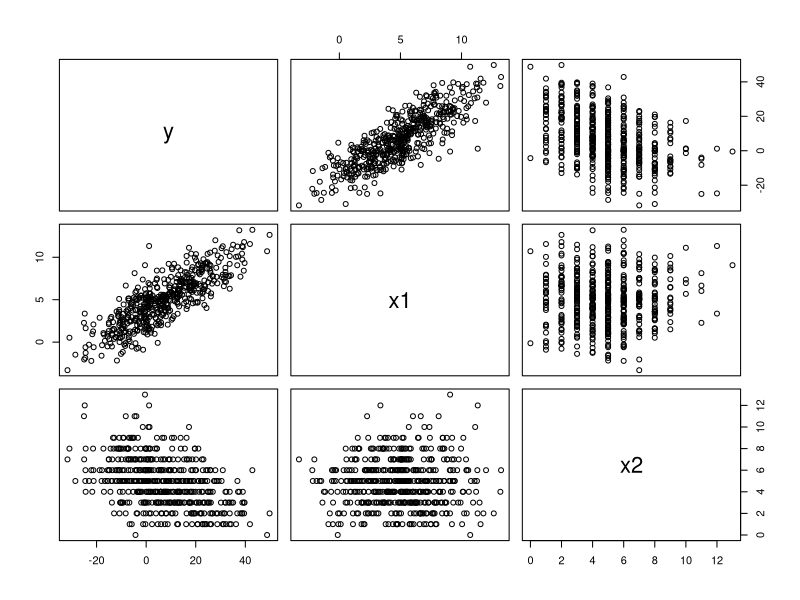
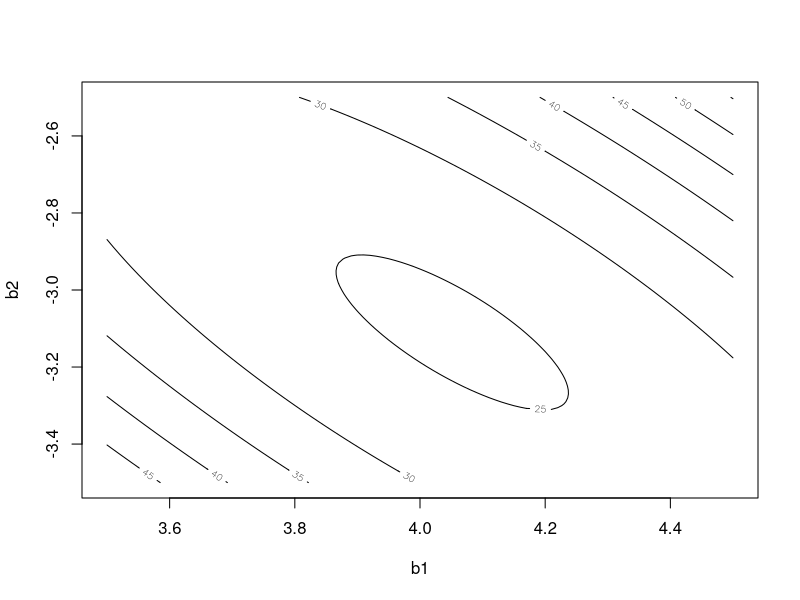
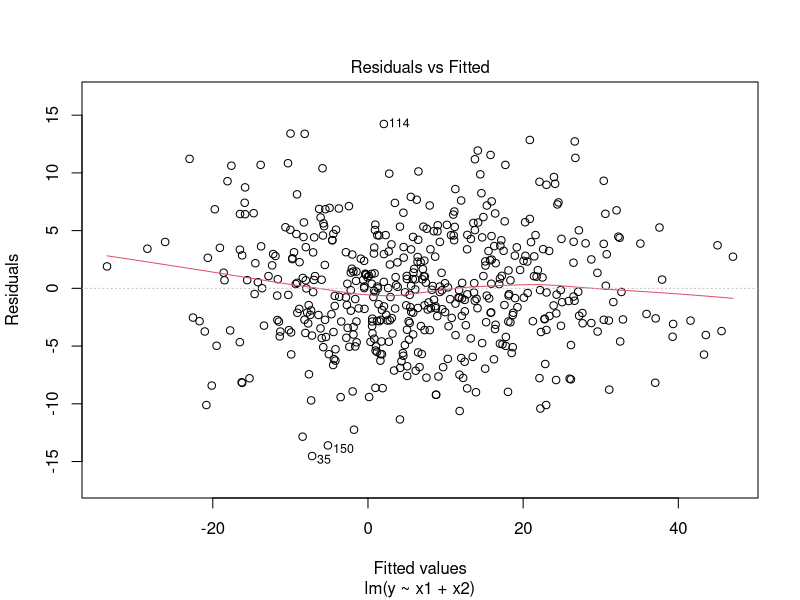
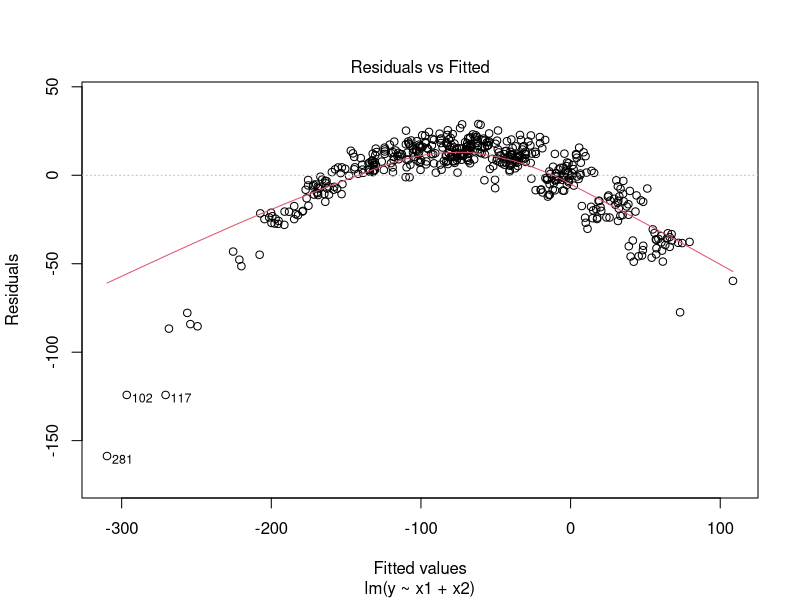
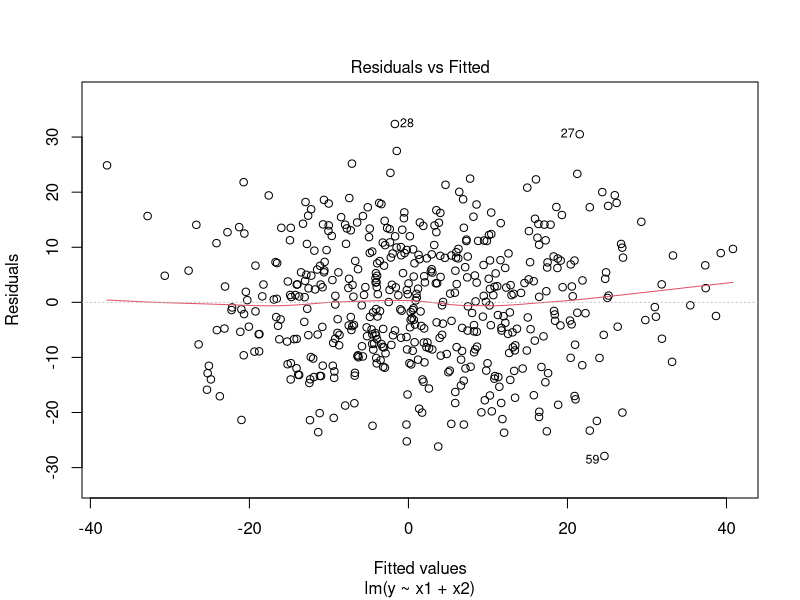
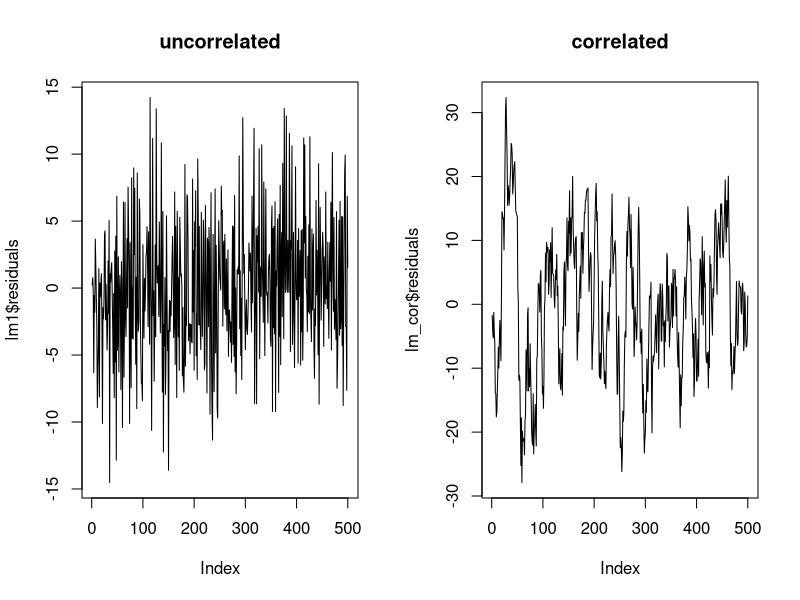
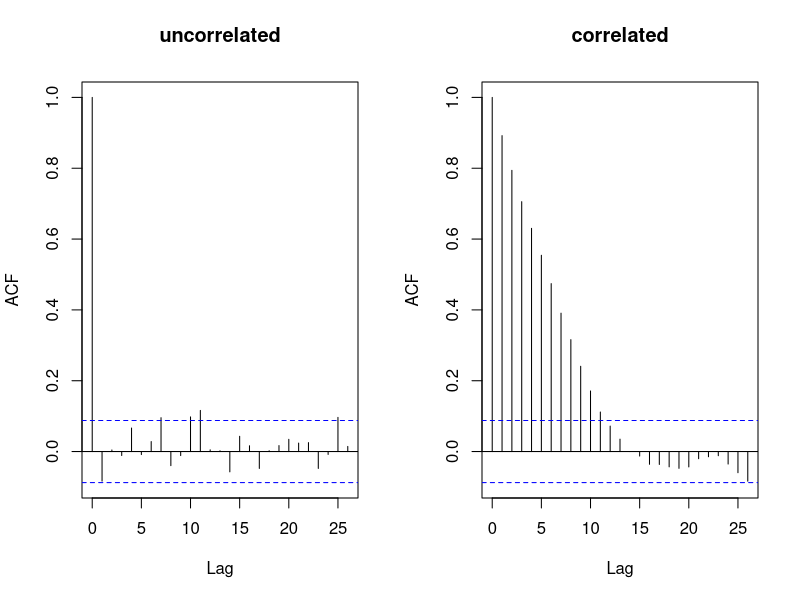
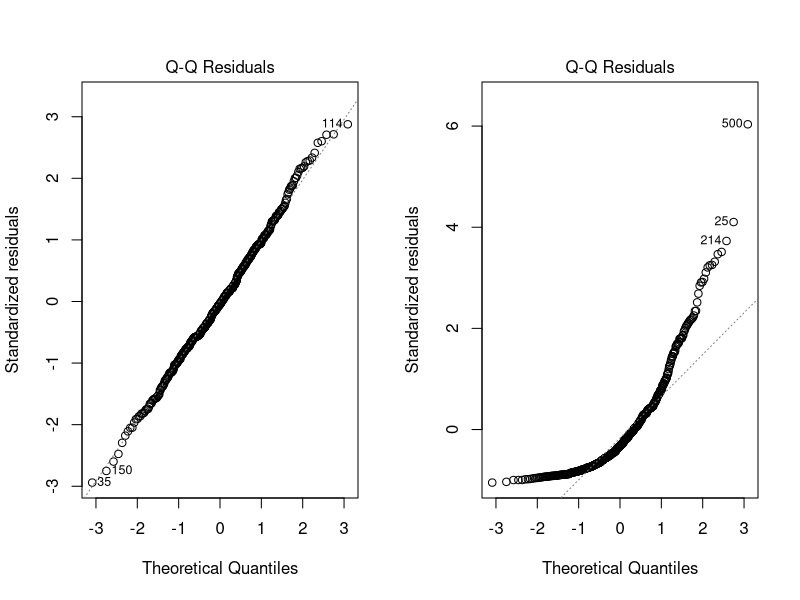

Write the R code that produced these figures, in order. (Note: this script raises an error after producing the figures.)
## ---- chunk 1
#| label: simulate multiple linear regression

set.seed(282)
x1 <- rnorm(500, mean = 5, sd = 3) # simulate from normal
x2 <- rpois(500, lambda = 5) # simulate from Poisson
epsilon <- rnorm(500, mean = 0, sd = 5)

beta0 <- 2
beta1 <- 4
beta2 <- -3

y <- beta0 + beta1 * x1 + beta2 * x2 + epsilon

simdata <- data.frame(
  y, x1, x2
)
## ---- chunk 2
#| label: look at simdata

pairs(simdata)
## ---- chunk 3
#| label: double for loop

b0 <- 2 # make it = beta0 for now
b1_grid <- seq(3.5, 4.5, by = 0.01)
b2_grid <- seq(-3.5, -2.5, by = 0.01)

MSE_matrix <- matrix(
  0,
  nrow = length(b1_grid),
  ncol = length(b2_grid)
)

for(i in seq_along(b1_grid)){
  for(j in seq_along(b2_grid)){
    yhat <- b0 + b1_grid[i]*x1 + b2_grid[j]*x2
    residuals <- y - yhat
    MSE_matrix[i,j] <- mean(residuals^2)
  }
}
## ---- chunk 4
#| label: contour plot
contour(
  x = b1_grid,
  y = b2_grid,
  z = MSE_matrix,
  xlab = "b1",
  ylab = "b2"
)
## ---- chunk 5
#| label: fit model with lm

lm1 <- lm(
  y ~ x1 + x2,          # formula response ~ predictors
  data = simdata
)

print(lm1)

## ---- chunk 6
#| label: Summary

summary(lm1)

## ---- chunk 7
#| label: coefficients

model_coefficients <- coef(lm1)
print(model_coefficients)

## ---- chunk 8
#| label: R-squared

summary(lm1)$r.squared

## ---- chunk 9
#| label: predict

predict(lm1)
# gives the fitted values for the sample data passed in

## ---- chunk 10
#| label: new sim data for predictions

# this data will usually (in the future) be a subset of the original data, "held out" from fitting the model
#we will NOT arbtrarily make up numbers here!!!
new_sim_data <- data.frame(
  x1 = c(0, 4, 8),
  x2 = c(5, 8, 2)
)


predict(
  lm1,
  newdata = new_sim_data
)
# predict is finicky
# the variables/column names in newdata need to exactly match the variables/column names in the original dataset used to fit the model
#if we transform x vars. before putting them in the model, we have to transform the exact same way in the new data

## ---- chunk 11
#| label: add predictions to df

# Whats up, if you doin this in may, you doin sum wrong, lowkirkenuienly ofc
lm1_predictions <- data.frame(
  x1 = new_sim_data$x1,
  x2 = new_sim_data$x2,
  .pred = predict(lm1, newdata = new_sim_data)
)

## ---- chunk 12
#| label: confidence and prediction intervals

CI <- predict(
  lm1,
  newdata = new_sim_data,
  interval = "confidence"
)

PI <- predict(
  lm1,
  newdata = new_sim_data,
  interval = "prediction"
) # n x 3 matrix, where n = number of rows in newdata

print(CI)
print(PI)
# first column for each is the same
# PI has more range due to more wiggle room

## ---- chunk 13
#| label: residual plot

plot(lm1, which = 1)   # there are many different plots that can come out of plot() when a lm is passed in

## ---- chunk 14
#| label: bad linearity assumption

y_nonlinear <- beta0 + beta1 * x1 + beta2 * x2^2 + epsilon

simdata_nonlinear <- data.frame(
  y = y_nonlinear, x1, x2
)

lm_nonlinear <- lm(y ~ x1 + x2, data = simdata_nonlinear)
plot(lm_nonlinear, which = 1)
## ---- chunk 15
#| label: bad independence assumption

set.seed(28)
epsilon_cor <- arima.sim(
  model = list(ar = 0.9), # true correlation of 0.9 between adjacent residuals
  n = 500,
  sd = 5)

simdata_cor <- data.frame(
  x1, x2,
  y = beta0 + beta1 * x1 + beta2 * x2 + epsilon_cor
)

lm_cor <- lm(y ~ x1 + x2, data = simdata_cor)
## ---- chunk 16
#| label: correlation not obvious from residual plot

plot(lm_cor, which = 1)

## ---- chunk 17
#| label: can plot by observation number

par(mfrow = c(1, 2))     # 1 x 2 matrix of plots, filled in row-wise
# not giving a y-vector, will assume the vector is the y-vector and plot against the index number
plot(lm1$residuals, type = "l", main = "uncorrelated")
plot(lm_cor$residuals, type = "l", main = "correlated")

## ---- chunk 18
#| label: can plot ACF

par(mfrow = c(1, 2))
acf(lm1$residuals, main = "uncorrelated")    # correlation between x[i] and x[i-l]
acf(lm_cor$residuals, main = "correlated")



## ---- chunk 19
#| label: normal q-q plot

plot(lm1, which = 2)

# y-axis plots z-scores for residuals
# x-axis technically plots z-scores for residuals but comes out a diff way, 335, take prob and turn it to z-score

## ---- chunk 20
#| label: bad normality assumption

set.seed(28)
epsilon_exp <- rexp(500, rate = 1) - 1 # still mean 0

y_exp <- beta0 + beta1 * x1 + beta2 * x2 + epsilon_exp

simdata_nonnormal <- data.frame(
  y = y_exp, x1, x2
)

lm_nonnormal <- lm(y ~ x1 + x2, data = simdata_nonnormal)

plot(lm_nonnormal, which = 2)
## ---- chunk 21
#| label: recheck residual plot

plot(lm1, which = 1)

## ---- chunk 22
#| label: scale-location plot

# ?plot.lm
plot(lm1, which = 3)

## ---- chunk 23
#| label: bad constant variance assumption

set.seed(28)
y_ncv <- beta0 + beta1 * x1 + beta2 * x2 + 
  rnorm(500, mean = 0, sd = pmax(2, x1))

simdata_ncv <- data.frame(
  y = y_ncv, x1, x2
)

lm_ncv <- lm(y ~ x1 + x2, data = simdata_ncv)

plot(lm_ncv, which = 1)

## ---- chunk 24
#| label: check for collinearity

cor(simdata)  # make sure that every column in simdata is numericic

## ---- chunk 25
#| label: collinearity

set.seed(28)
x1_new <- rnorm(500, mean = x2, sd = 1)
y_collinear <- beta0 + beta1 * x1_new + beta2 * x2 + epsilon

simdata_collinear <- data.frame(
  y = y_collinear, x1 = x1_new, x2 = x2
)

with(simdata_collinear, cor(x1, x2))

lm_collinear <- lm(y ~ x1 + x2, data = simdata_collinear)
## ---- chunk 26
#| label: compare scatterplot matrices

pairs(simdata)
pairs(simdata_collinear)

## ---- chunk 27
#| label: vif
library(car) # contains vif function

vif(lm1)

## ---- chunk 28
#| label: vif for collinear model

vif(lm_collinear)

## ---- chunk 29
#| label: simulate perfect collinearity

simdata_perfect_collinearity <- data.frame(
  x1,            # x1 and x2 vif is 1
  x2,
  x3 = 2*x1 - 3, # linear transformation of x1, can't event fit into func
  y
)

lm_perfect_collinearity <- lm(
  y ~ x1 + x2 + x3, 
  data = simdata_perfect_collinearity
)

## ---- chunk 30
#| label: compare coefficient estimates

summary(lm_perfect_collinearity)
vif(lm_perfect_collinearity)

## ---- chunk 31
#| label: multicollinearity

set.seed(28)
x3 <- x1 + x2 + rnorm(500)
beta3 <- 1
y_multi <- beta0 + beta1 * x1_new + beta2 * x2 + beta3 * x3 + epsilon

simdata_multi <- data.frame(
  y = y_multi, x1, x2, x3
)

lm_multi <- lm(y ~ x1 + x2 + x3, data = simdata_multi)
## ---- chunk 32
#| label: x1 and x3 model

lm_x1x3 <- lm(
  y ~ x1 + x3,
  data = simdata_multi
)

vif(lm_x1x3)
## ---- chunk 33
#| label: x2 and x3 model

lm_x2x3 <- lm(
  y ~ x2 + x3,
  data = simdata_multi
)

vif(lm_x2x3)
## ---- chunk 34
#| label: three-predictor model

vif(lm_multi)
